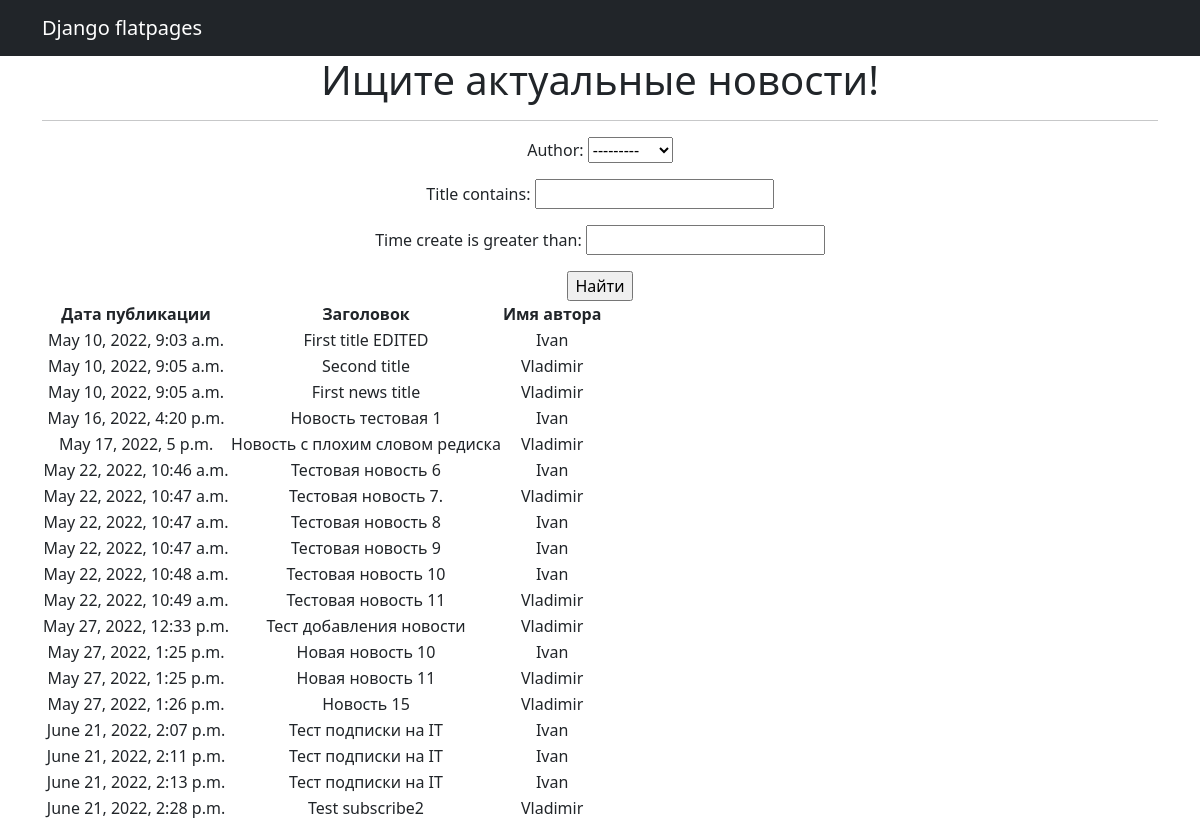
Before: /news/search with the older database file.
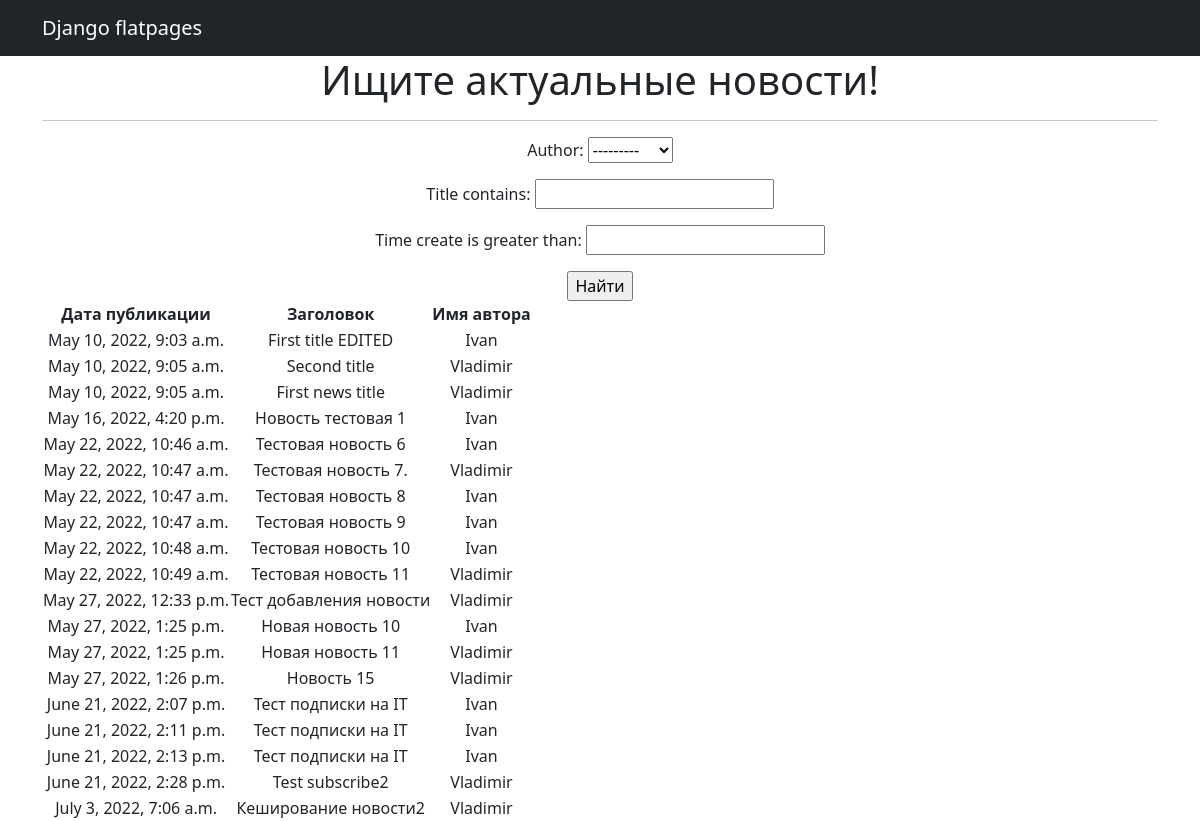
After: the same page with the newer database file.
### np_app/models.py (models this page shows, shortened)
class Post(models.Model):
    author = models.ForeignKey(Author, on_delete=models.CASCADE)
    ARTICLE = 'AR'
    NEWS = 'NW'
    POSTVIEW = [
        (ARTICLE, 'Статья'),
        (NEWS, 'Новость')
    ]
    category_type = models.CharField(max_length=2, choices=POSTVIEW, default=ARTICLE)
    time_create = models.DateTimeField(auto_now_add=True)
    post_category = models.ManyToManyField(Category, through='PostCategory')
    title = models.CharField(max_length=128)
    post_text = models.TextField()
    rating = models.SmallIntegerField(default=0)

class Author(models.Model):
    author_user = models.OneToOneField(User, on_delete=models.CASCADE)
    author_rating = models.SmallIntegerField(default=0)
    def __str__(self):
        return '{}'.format(self.author_user)

### np_app/views.py (the view)
# urls.py: path('search', Search.as_view()),
class Search(ListView):
    model = Post
    ordering = ['time_create']
    template_name = 'search.html'
    context_object_name = 'search'
    def get_context_data(self, **kwargs):
        context = super().get_context_data(**kwargs)
        context['filter'] = PostFilter(self.request.GET, queryset=self.get_queryset())
        return context

### templates/search.html (shortened to what this page needs)
{% extends 'flatpages/default.html' %}
{% load custom_filters %}
{% block content %}
<h1>Ищите актуальные новости!</h1>
<hr>
<form action="" method="get">
       {{ filter.form.as_p }}
       <input type="submit" value="Найти" />
   </form>
<table>
    <thead>
        <th>
            Дата публикации
        </th>
        <th>
            Заголовок
        </th>
        <th>
            Имя автора
        </th>
    </thead>
    {% for search in filter.qs %}
    <tr>
        <td>
            {{ search.time_create }}
        </td>
        <td>
            {{ search.title }}
        </td>
        <td>
            {{ search.author }}
        </td>
    </tr>
    {% endfor %}
</table>
{% endblock content %}

### templates/flatpages/default.html (shortened to what this page needs)
 <!DOCTYPE html>
<html lang="en">
    <head>
        {% load static%}
        <link href="{% static 'css/styles.css' %}" rel="stylesheet" />
    </head>
    <body>
<nav class="navbar navbar-expand-lg navbar-dark bg-dark static-top">
   <div class="container">
       <a class="navbar-brand" href="#">Django flatpages</a>
   </div>
</nav>
        <div class="container">
            <div class="row">
                <div class="col-lg-12 text-center">
                    {% block content %}{% endblock content %}
                </div>
            </div>
        </div>
    </body>
</html>

Changed rows visible on the page:
removed Post: time_create "May 17, 2022, 5 p.m.", title "Новость с плохим словом редиска", author "Vladimir"
added Post: time_create "July 3, 2022, 7:06 a.m.", title "Кеширование новости2", author "Vladimir"
